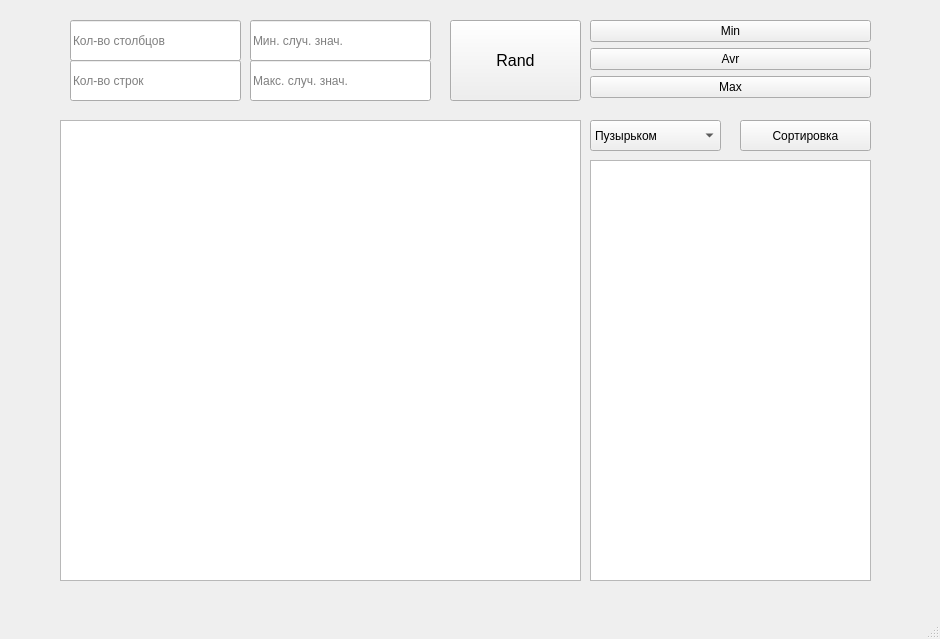
<?xml version="1.0" encoding="UTF-8"?>
<ui version="4.0">
 <class>MainWindow</class>
 <widget class="QMainWindow" name="MainWindow">
  <property name="geometry">
   <rect>
    <x>0</x>
    <y>0</y>
    <width>940</width>
    <height>639</height>
   </rect>
  </property>
  <property name="windowTitle">
   <string>MainWindow</string>
  </property>
  <property name="toolTipDuration">
   <number>-1</number>
  </property>
  <widget class="QWidget" name="centralwidget">
   <widget class="QLineEdit" name="minInt">
    <property name="geometry">
     <rect>
      <x>250</x>
      <y>20</y>
      <width>181</width>
      <height>41</height>
     </rect>
    </property>
    <property name="text">
     <string/>
    </property>
    <property name="placeholderText">
     <string>Мин. случ. знач.</string>
    </property>
   </widget>
   <widget class="QTableWidget" name="mainTable">
    <property name="geometry">
     <rect>
      <x>60</x>
      <y>120</y>
      <width>521</width>
      <height>461</height>
     </rect>
    </property>
   </widget>
   <widget class="QComboBox" name="typeOfSorting">
    <property name="geometry">
     <rect>
      <x>590</x>
      <y>120</y>
      <width>131</width>
      <height>31</height>
     </rect>
    </property>
    <item>
     <property name="text">
      <string>Пузырьком</string>
     </property>
    </item>
    <item>
     <property name="text">
      <string>Быстрая</string>
     </property>
    </item>
    <item>
     <property name="text">
      <string>Расчёска</string>
     </property>
    </item>
    <item>
     <property name="text">
      <string>Гномья</string>
     </property>
    </item>
    <item>
     <property name="text">
      <string>Обезьянья</string>
     </property>
    </item>
   </widget>
   <widget class="QLineEdit" name="numOfRows">
    <property name="geometry">
     <rect>
      <x>70</x>
      <y>60</y>
      <width>171</width>
      <height>41</height>
     </rect>
    </property>
    <property name="text">
     <string/>
    </property>
    <property name="placeholderText">
     <string>Кол-во строк</string>
    </property>
   </widget>
   <widget class="QPushButton" name="randomFill">
    <property name="geometry">
     <rect>
      <x>450</x>
      <y>20</y>
      <width>131</width>
      <height>81</height>
     </rect>
    </property>
    <property name="font">
     <font>
      <pointsize>12</pointsize>
     </font>
    </property>
    <property name="text">
     <string>Rand</string>
    </property>
    <property name="iconSize">
     <size>
      <width>12</width>
      <height>12</height>
     </size>
    </property>
    <property name="autoRepeat">
     <bool>false</bool>
    </property>
    <property name="autoExclusive">
     <bool>false</bool>
    </property>
   </widget>
   <widget class="QPushButton" name="sortButton">
    <property name="geometry">
     <rect>
      <x>740</x>
      <y>120</y>
      <width>131</width>
      <height>31</height>
     </rect>
    </property>
    <property name="text">
     <string>Сортировка</string>
    </property>
   </widget>
   <widget class="QLineEdit" name="numOfColumns">
    <property name="geometry">
     <rect>
      <x>70</x>
      <y>20</y>
      <width>171</width>
      <height>41</height>
     </rect>
    </property>
    <property name="text">
     <string/>
    </property>
    <property name="placeholderText">
     <string>Кол-во столбцов</string>
    </property>
   </widget>
   <widget class="QTextBrowser" name="textOut">
    <property name="geometry">
     <rect>
      <x>590</x>
      <y>160</y>
      <width>281</width>
      <height>421</height>
     </rect>
    </property>
   </widget>
   <widget class="QLineEdit" name="maxInt">
    <property name="geometry">
     <rect>
      <x>250</x>
      <y>60</y>
      <width>181</width>
      <height>41</height>
     </rect>
    </property>
    <property name="text">
     <string/>
    </property>
    <property name="placeholderText">
     <string>Макс. случ. знач.</string>
    </property>
   </widget>
   <widget class="QWidget" name="verticalLayoutWidget">
    <property name="geometry">
     <rect>
      <x>590</x>
      <y>20</y>
      <width>281</width>
      <height>80</height>
     </rect>
    </property>
    <layout class="QVBoxLayout" name="verticalLayout">
     <item>
      <widget class="QPushButton" name="getMinButton">
       <property name="text">
        <string>Min</string>
       </property>
      </widget>
     </item>
     <item>
      <widget class="QPushButton" name="getAvrButton">
       <property name="text">
        <string>Avr</string>
       </property>
      </widget>
     </item>
     <item>
      <widget class="QPushButton" name="getMaxButton">
       <property name="text">
        <string>Max</string>
       </property>
      </widget>
     </item>
    </layout>
   </widget>
  </widget>
  <widget class="QMenuBar" name="menubar">
   <property name="geometry">
    <rect>
     <x>0</x>
     <y>0</y>
     <width>940</width>
     <height>20</height>
    </rect>
   </property>
  </widget>
  <widget class="QStatusBar" name="statusbar"/>
 </widget>
 <resources/>
 <connections/>
</ui>
